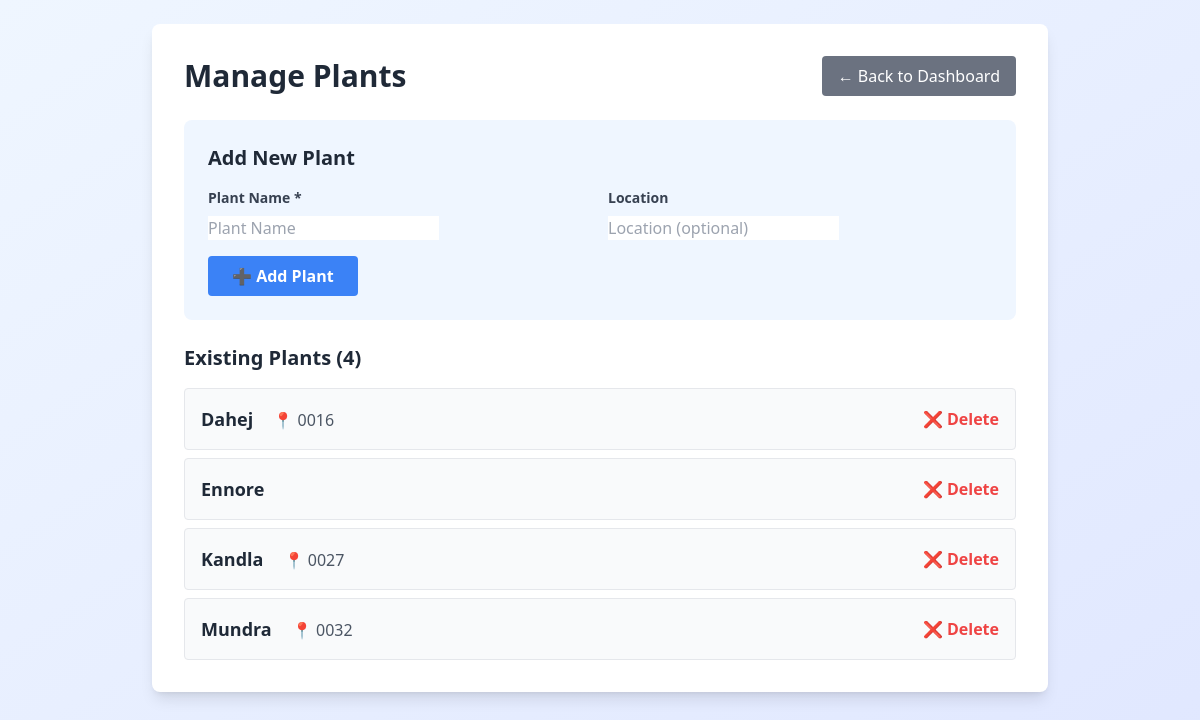
The app's page /plants/ (signed in) with its own data.
### lng_planner/models.py (models this page shows, shortened)
class Plant(models.Model):
    name = models.CharField(max_length=200)
    location = models.CharField(max_length=200, blank=True)
    created_at = models.DateTimeField(auto_now_add=True)
    class Meta:
        ordering = ['name']

### lng_planner/views.py (the view)
# urls.py: path('plants/', views.manage_plants, name='manage_plants'),
@login_required
def manage_plants(request):
    plants = Plant.objects.all()
    if request.method == 'POST':
        form = PlantForm(request.POST)
        if form.is_valid():
            form.save()
            messages.success(request, 'Plant added successfully!')
            return redirect('lng_planner:manage_plants')
    else:
        form = PlantForm()
    return render(request, 'lng_planner/manage_plants.html', {
        'plants': plants,
        'form': form
    })

### lng_planner/forms.py
class PlantForm(forms.ModelForm):
    class Meta:
        model = Plant
        fields = ['name', 'location']
        widgets = {
            'name': forms.TextInput(attrs={'class': 'form-control', 'placeholder': 'Plant Name'}),
            'location': forms.TextInput(attrs={'class': 'form-control', 'placeholder': 'Location (optional)'}),
        }

### lng_planner/templates/lng_planner/manage_plants.html (shortened to what this page needs)
{% load static %}
<!DOCTYPE html>
<html lang="en">
<head>
    <script src="https://cdn.tailwindcss.com"></script>
</head>
<body class="bg-gradient-to-br from-blue-50 to-indigo-100 min-h-screen p-6">
    <div class="max-w-4xl mx-auto">
        <div class="bg-white rounded-lg shadow-lg p-8 mb-6">
            <div class="flex justify-between items-center mb-6">
                <h1 class="text-3xl font-bold text-gray-800">Manage Plants</h1>
                <a href="{% url 'lng_planner:dashboard' %}" class="bg-gray-500 text-white px-4 py-2 rounded hover:bg-gray-600">
                    ← Back to Dashboard
                </a>
            </div>
            <div class="bg-blue-50 p-6 rounded-lg mb-6">
                <h2 class="text-xl font-bold text-gray-800 mb-4">Add New Plant</h2>
                <form method="post" class="space-y-4">
                    <div class="grid grid-cols-1 md:grid-cols-2 gap-4">
                        <div>
                            <label class="block text-sm font-semibold text-gray-700 mb-2">Plant Name *</label>
                            {{ form.name }}
                        </div>
                        <div>
                            <label class="block text-sm font-semibold text-gray-700 mb-2">Location</label>
                            {{ form.location }}
                        </div>
                    </div>
                    <button type="submit" class="bg-blue-500 text-white px-6 py-2 rounded hover:bg-blue-600 font-semibold">
                        ➕ Add Plant
                    </button>
                </form>
            </div>
            <div>
                <h2 class="text-xl font-bold text-gray-800 mb-4">Existing Plants ({{ plants.count }})</h2>
                {% if plants %}
                <div class="space-y-2">
                    {% for plant in plants %}
                    <div class="flex justify-between items-center bg-gray-50 p-4 rounded border hover:bg-gray-100">
                        <div>
                            <span class="font-bold text-gray-800 text-lg">{{ plant.name }}</span>
                            {% if plant.location %}
                            <span class="text-gray-600 ml-4">📍 {{ plant.location }}</span>
                            {% endif %}
                        </div>
                        <a href="{% url 'lng_planner:delete_plant' plant.id %}"
                           onclick="return confirm('Delete plant {{ plant.name }}? This will affect all simulations using this plant.')"
                           class="text-red-500 hover:text-red-700 font-semibold">
                            ❌ Delete
                        </a>
                    </div>
                    {% endfor %}
                </div>
                {% else %}
                <p class="text-gray-500 text-center py-8 bg-gray-50 rounded">
                    No plants created yet. Add your first plant above.
                </p>
                {% endif %}
            </div>
        </div>
    </div>
</body>
</html>

### records on screen
Plant: name "Dahej", location "0016"
Plant: name "Ennore"
Plant: name "Kandla", location "0027"
Plant: name "Mundra", location "0032"

### other values on screen
{{ plants.count }} "4"
